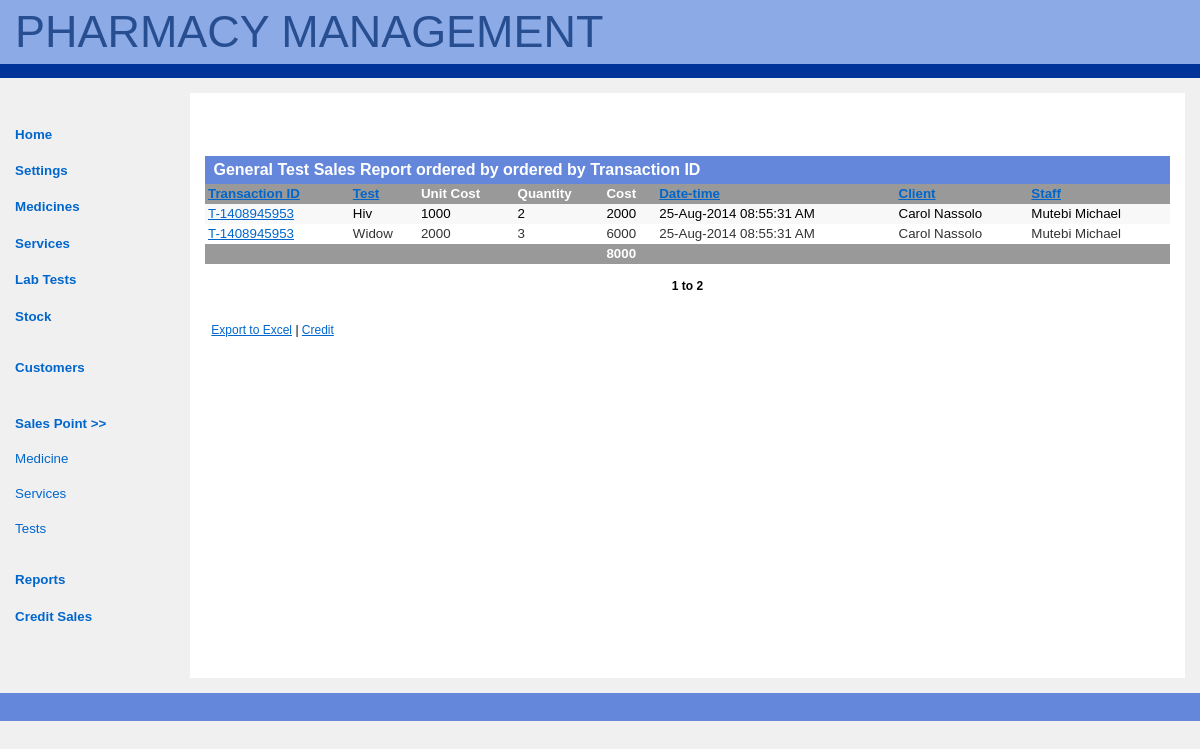
The page /report_test_sales.php (signed in) on the database its author committed.
### tables this page shows
CREATE TABLE IF NOT EXISTS `test_sales` (
  `id` int(11) NOT NULL AUTO_INCREMENT,
  `transaction_no` varchar(20) NOT NULL,
  `test` varchar(50) NOT NULL,
  `unit_cost` int(11) NOT NULL,
  `quantity` int(11) NOT NULL,
  `datetime` datetime NOT NULL,
  `client_id` int(11) NOT NULL,
  `client_name` varchar(50) NOT NULL,
  `staff_id` int(11) NOT NULL,
  `staff_name` varchar(50) NOT NULL,
  PRIMARY KEY (`id`)
);

### report_test_sales.php (the view, shortened to what this page needs)
<?php require_once("includes/functions.php");?>
<?php
if(isset($_GET['result_list_offset'])){
	$result_list_offset = $_GET['result_list_offset'];
}
else{
	$result_list_offset = 1;
}
$results_per_page = 20;
?>
<?php
if(isset($_GET['order_by'])){
	$order_by = $_GET['order_by'];
}
else{
	$order_by = "transaction_no DESC";
}
if($order_by){
	$query = "SELECT * FROM test_sales ORDER BY ".$order_by." LIMIT ".($result_list_offset-1).", ".$results_per_page;
}
?>
<?php include("includes/header.php");?>
<div id="main-copy">
        <h1>General Test Sales Report ordered by
		<?php
		 if(isset($order_by)){
			if($order_by == 'transaction_no DESC')	echo "ordered by Transaction ID";
		}
		?></h1>
        <table class='results'>
        <tr>
        <td class='column_head'><?php echo "<a href='report_test_sales.php?order_by=transaction_no DESC'>Transaction ID</a>";?></td>
        <td class='column_head'><?php echo "<a href='report_test_sales.php?order_by=test'>Test</a>";?></td>
        <td class='column_head'>Unit Cost</td>
        <td class='column_head'>Quantity</td>
        <td class='column_head'>Cost</td>
        <td class='column_head'><?php echo "<a href='report_test_sales.php?order_by=datetime DESC'>Date-time</a>";?></td>
        <td class='column_head'><?php echo "<a href='report_test_sales.php?order_by=client_name'>Client</a>";?></td>
        <td class='column_head'><?php echo "<a href='report_sales.php?order_by=staff_name'>Staff</a>";?></td>
        </tr>
        <?php
        if(isset($query)){
			$total_cost = 0;
			$result = mysql_query($query, $connection);
			$rows = mysql_num_rows($result);
			$i = 0;
			while($sold = mysql_fetch_array($result)){
                $sale_date = strtotime($sold['datetime']);
				$sale_date = date("j-M-Y h:i:s A", $sale_date);
				$cost = $sold['unit_cost']*$sold['quantity'];
				echo "
                <tr>
					<td ".even_strip($i)."><a href='reciept.php?transaction_no=".$sold['transaction_no']."'>".$sold['transaction_no']."</a></td>
                    <td ".even_strip($i).">".$sold['test']."</td>
                    <td ".even_strip($i).">".$sold['unit_cost']."</td>
                    <td ".even_strip($i).">".$sold['quantity']."</td>
					<td ".even_strip($i).">".$cost."</td>
					<td ".even_strip($i).">".$sale_date."</td>
                    <td ".even_strip($i).">".$sold['client_name']."</td>
					<td ".even_strip($i).">".$sold['staff_name']."</td>";
					$total_cost = $total_cost + $cost;
					$i++;
            }
		 $range = $result_list_offset." to ".($result_list_offset+$rows-1);
		}
        ?>
        <tr>
        <td class='column_head'></td>
        <td class='column_head'></td>
        <td class='column_head'></td>
        <td class='column_head'></td>
        <td class='column_head'><?php echo $total_cost;?></td>
        <td class='column_head'></td>
        <td class='column_head'></td>
        <td class='column_head'></td>
        </tr>
        </table>
        <p align="center"><?php echo " ".($result_list_offset > 1 ? "<a href='report_test_sales.php?increment=-1&result_list_offset=$result_list_offset&order_by=".$order_by."'><<</a>" : "")." <b>".$range.
        "</b>".($rows == $results_per_page ? "<a href='report_test_sales.php?increment=1&result_list_offset=$result_list_offset&order_by=".$order_by."'>>></a>" : "")." ";?></p>
        <p><a href="report_test_sales.php?generate_xls=true">Export to Excel</a> | <a href="credit.php">Credit</a></p>
	</div>
        <div id="footer">
        </div>
    </body>
</html>

### css/style.css (style rules this page uses)
body { color: black; background-color: rgb(240,240,240); font-family: verdana, helvetica, arial, sans-serif; font-size: 100%; margin: 0; padding: 0; }
html > body { font-size: 10pt; }
#main-copy { color: black; background-color: white; text-align: justify; line-height: 1.5em; margin: 15px; margin-left: 190px; height: 555px; padding: 15px; border-left: 15px; }
#main-copy p { margin: 1em 1ex 2em 1ex; padding: 0; }
p { margin-left:20px; font-size:0.9em; line-height:0.em; }
#main-copy a { color: rgb(0,102,204); background-color: transparent; text-decoration: underline; }
#main-copy h1 { color: white; background-color: rgb(100,135,220); font-size: 1.2em; font-weight: bold; margin: 3em 0 0 0; padding: 0.5ex 0 0.5ex 1ex; }
#footer { color: white; background-color: rgb(100,135,220); font-size: 91%; margin: 0; padding: 1em 2.5mm 2.5ex 2.5mm; clear: both; }
table.results { border-collapse: collapse; width: 100%; }
td.column_head, td.cell_value { font-size: 100%; padding: 0 3px 0 3px; color:#333; }
td.column_head { background-color: #999; color:#FFF; font-weight:bold; }
table.results a { color: #FFF; background-color: transparent; text-decoration: underline; }
td { background-color: #fff; }
td.cell_value { background-color: #fff; }
.even { background-color: #F8F8F8; padding: 0 3px 0 3px; }

### rows shown on the page
test_sales: transaction_no "T-1408945953", test "Hiv", unit_cost "1000", quantity "2", cost "2000", datetime "25-Aug-2014 08:55:31 AM", client_name "Carol Nassolo", staff_name "Mutebi Michael"
test_sales: transaction_no "T-1408945953", test "Widow", unit_cost "2000", quantity "3", cost "6000", datetime "25-Aug-2014 08:55:31 AM", client_name "Carol Nassolo", staff_name "Mutebi Michael"

### other values the page prints
$total_cost "8000"
$range "1 to 2"
